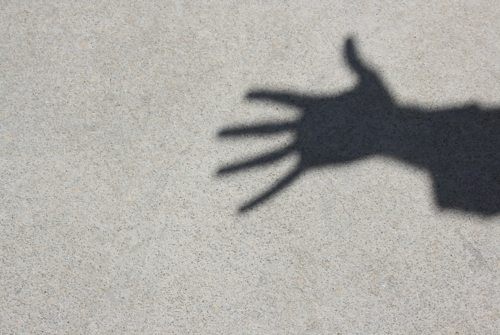
%> input picture 2.tif, 500 x 335 px
$ octave imagecut.m   (GNU Octave 9; MATLAB toolbox functions it lacks are replaced by stand-ins)
%> lines starting %> are read from the running program, lines starting %| are printed output that depends on the picture; in (x1, y1, x2, y2) boxes, pixels count from 0 and x2, y2 are one past the last pixel; in counts of white or black regions, pixels touching at a corner belong together; the program's own positions count from 1
clc; clear all; close all;

rgb = imread('2.tif');
%> rgb is the input picture: size 335x500x3 uint8; mean R, G, B 171.3, 169.6, 165.2

H = fspecial('gaussian');
rgb = imfilter(rgb,H);

if ndims(rgb) == 3

    I = rgb2gray(rgb);

else

    I = rgb;

end


hy = fspecial('sobel');

hx = hy';

Iy = imfilter(double(I), hy, 'replicate');

Ix = imfilter(double(I), hx, 'replicate');
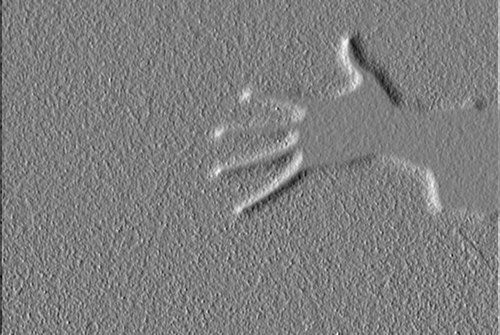
%> Ix: size 335x500 double; min -170, max 172, mean 0.6; drawn with min black and max white

gradmag = sqrt(Ix.^2 + Iy.^2);


%L = watershed(gradmag);

% Lrgb = label2rgb(L);


se = strel('disk', 3);%此处是一个参数调整处

Io = imopen(I, se);


Ie = imerode(I, se);

Iobr = imreconstruct(Ie, I);


Ioc = imclose(Io, se);


Iobrd = imdilate(Iobr, se);

Iobrcbr = imreconstruct(imcomplement(Iobrd), imcomplement(Iobr));
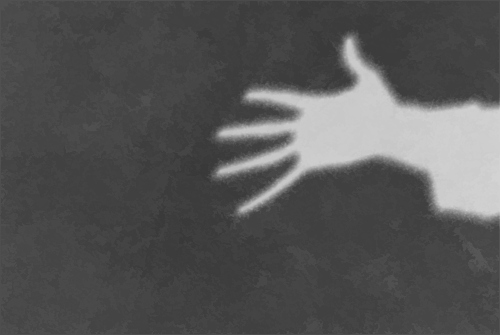
%> Iobrcbr: size 335x500 uint8; min 57, max 211, mean 85.1

Iobrcbr = imcomplement(Iobrcbr);


fgm = imregionalmax(Iobrcbr);
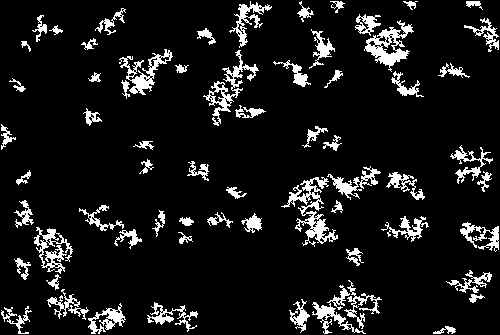
%> fgm: size 335x500 logical; 9.6% white; 65 white regions, largest, box (x1, y1, x2, y2) and area: (281, 177, 338, 247) 1123, (364, 20, 414, 72) 933, (203, 50, 259, 126) 819


It1 = rgb(:, :, 1);

It2 = rgb(:, :, 2);

It3 = rgb(:, :, 3);

It1(fgm) = 255; It2(fgm) = 0; It3(fgm) = 0;
%> after `It1(fgm) = 255`: It1: size 335x500 uint8; min 32, max 255, mean 177.4
%> after `It2(fgm) = 0`: It2: size 335x500 uint8; min 0, max 215, mean 151.5
%> after `It3(fgm) = 0`: It3: size 335x500 uint8; min 0, max 213, mean 147.6

I2 = cat(3, It1, It2, It3);


se2 = strel(ones(5,5));

fgm2 = imclose(fgm, se2);
%> fgm2: size 335x500 logical; 14.3% white; 52 white regions, largest, box (x1, y1, x2, y2) and area: (281, 166, 381, 247) 2601, (203, 1, 272, 126) 2119, (289, 280, 382, 334) 2045

fgm3 = imerode(fgm2, se2);
%> fgm3: size 335x500 logical; 6.5% white; 75 white regions (23 under 20 px), largest, box (x1, y1, x2, y2) and area: (290, 169, 375, 242) 1618, (358, 17, 411, 64) 979, (36, 231, 70, 276) 775


fgm4 = bwareaopen(fgm3, 20);

It1 = rgb(:, :, 1);

It2 = rgb(:, :, 2);

It3 = rgb(:, :, 3);

It1(fgm4) = 255; It2(fgm4) = 0; It3(fgm4) = 0;
%> after `It1(fgm4) = 255`: It1: size 335x500 uint8; min 32, max 255, mean 175.4
%> after `It2(fgm4) = 0`: It2: size 335x500 uint8; min 0, max 215, mean 157.6
%> after `It3(fgm4) = 0`: It3: size 335x500 uint8; min 0, max 213, mean 153.5

I3 = cat(3, It1, It2, It3);


bw = im2bw(Iobrcbr, graythresh(Iobrcbr));
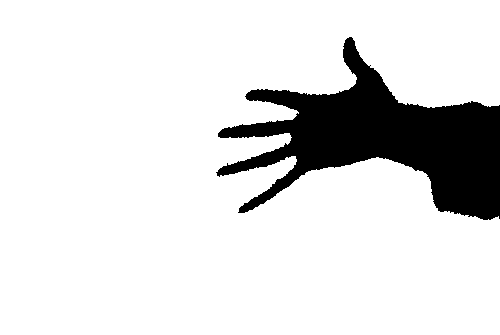
%> bw: size 335x500 logical; 87.2% white; 1 black region, box (x1, y1, x2, y2) and area: (216, 37, 500, 220) 21401


D = bwdist(bw);

DL = watershed(D);
%> DL: size 335x500 uint8; every value is 1

bgm = DL == 0;
%> bgm: size 335x500 logical; every value is 0


gradmag2 = imimposemin(gradmag, bgm | fgm4);
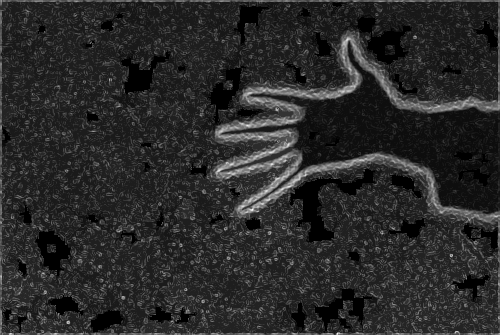
%> gradmag2: size 335x500 double; 6.39% of the values are NaN or infinite; the others: min 0.233, max 233.1, mean 41.42; drawn with min black, max white, NaN and infinite black

L = watershed(gradmag2);
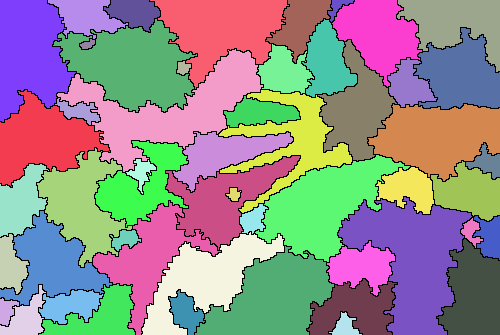
%> L: size 335x500 uint8; 53 distinct labels, from 0 to 52; one colour per label, 0 black


It1 = rgb(:, :, 1);

It2 = rgb(:, :, 2);

It3 = rgb(:, :, 3);

fgm5 = imdilate(L == 0, ones(3, 3)) | bgm | fgm4;
%> fgm5: size 335x500 logical; 22.6% white; 17 white regions, largest, box (x1, y1, x2, y2) and area: (0, 0, 500, 335) 35267, (121, 52, 170, 94) 759, (234, 6, 268, 44) 431

It1(fgm5) = 255; It2(fgm5) = 0; It3(fgm5) = 0;

I4 = cat(3, It1, It2, It3);


Lrgb = label2rgb(L, 'jet', 'w', 'shuffle');
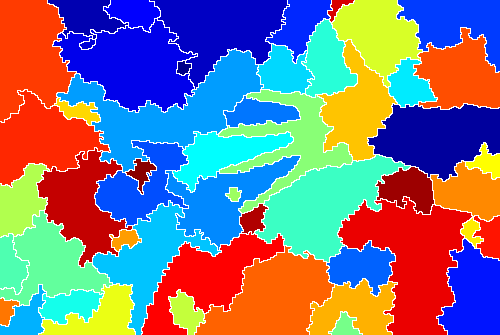
%> Lrgb: size 335x500x3 uint8; mean R, G, B 123.5, 119.6, 133.3
imtool(Lrgb);
